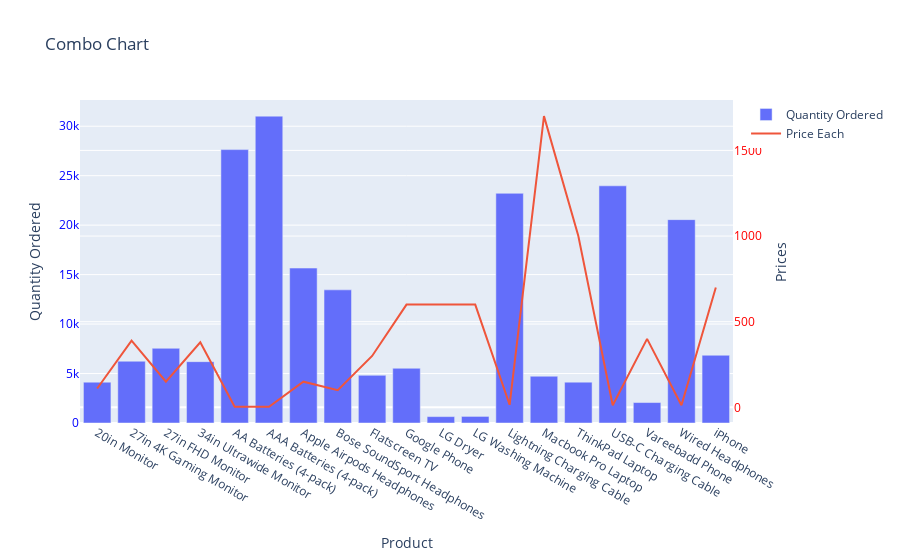

Notebook code for this chart:
### Code cell
create_combo_chart(product_wise_sales['Product'],product_wise_sales['Quantity Ordered'],prices['Price Each'],'Quantity Ordered','Price Each','Product','Quantity Ordered','Prices')

### Figure 1 — Plotly figure (JSON) as saved in the notebook; plotly's stock layout.template omitted (floating-point values rounded to 4 significant figures)
{"data": [{"name": "Quantity Ordered", "type": "bar", "x": ["20in Monitor", "27in 4K Gaming Monitor", "27in FHD Monitor", "34in Ultrawide Monitor", "AA Batteries (4-pack)", "AAA Batteries (4-pack)", "Apple Airpods Headphones", "Bose SoundSport Headphones", "Flatscreen TV", "Google Phone", "LG Dryer", "LG Washing Machine", "Lightning Charging Cable", "Macbook Pro Laptop", "ThinkPad Laptop", "USB-C Charging Cable", "Vareebadd Phone", "Wired Headphones", "iPhone"], "y": [4129, 6244, 7550, 6199, 27635, 31017, 15661, 13457, 4819, 5532, 646, 666, 23217, 4728, 4130, 23975, 2068, 20557, 6849]}, {"mode": "lines", "name": "Price Each", "type": "scatter", "x": ["20in Monitor", "27in 4K Gaming Monitor", "27in FHD Monitor", "34in Ultrawide Monitor", "AA Batteries (4-pack)", "AAA Batteries (4-pack)", "Apple Airpods Headphones", "Bose SoundSport Headphones", "Flatscreen TV", "Google Phone", "LG Dryer", "LG Washing Machine", "Lightning Charging Cable", "Macbook Pro Laptop", "ThinkPad Laptop", "USB-C Charging Cable", "Vareebadd Phone", "Wired Headphones", "iPhone"], "y": [110.0, 390.0, 150.0, 380.0, 3.84, 2.99, 150, 99.99, 300, 600, 600, 600, 14.95, 1700, 1000.0, 11.95, 400, 11.99, 700], "yaxis": "y2"}], "layout": {"title": {"text": "Combo Chart"}, "xaxis": {"title": {"text": "Product"}}, "yaxis": {"tickfont": {"color": "blue"}, "title": {"text": "Quantity Ordered"}}, "yaxis2": {"overlaying": "y", "side": "right", "tickfont": {"color": "red"}, "title": {"text": "Prices"}}}}
